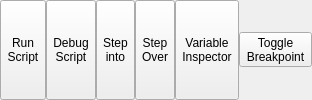
              <widget class="QWidget" name="widget_28" native="true">
               <property name="maximumSize">
                <size>
                 <width>2000</width>
                 <height>16777210</height>
                </size>
               </property>
               <layout class="QHBoxLayout" name="horizontalLayout_33">
                <property name="spacing">
                 <number>0</number>
                </property>
                <property name="leftMargin">
                 <number>0</number>
                </property>
                <property name="topMargin">
                 <number>0</number>
                </property>
                <property name="rightMargin">
                 <number>0</number>
                </property>
                <property name="bottomMargin">
                 <number>0</number>
                </property>
                <item>
                 <widget class="QToolButton" name="run_script_button">
                  <property name="sizePolicy">
                   <sizepolicy hsizetype="Preferred" vsizetype="Preferred">
                    <horstretch>0</horstretch>
                    <verstretch>0</verstretch>
                   </sizepolicy>
                  </property>
                  <property name="toolTip">
                   <string>&lt;html&gt;&lt;head/&gt;&lt;body&gt;&lt;p&gt;Undo Last Command&lt;/p&gt;&lt;/body&gt;&lt;/html&gt;</string>
                  </property>
                  <property name="text">
                   <string>Run
Script</string>
                  </property>
                  <property name="icon">
                   <iconset resource="resources.qrc">
                    <normaloff>:/icons/icons8-play-48.png</normaloff>:/icons/icons8-play-48.png</iconset>
                  </property>
                  <property name="iconSize">
                   <size>
                    <width>40</width>
                    <height>46</height>
                   </size>
                  </property>
                  <property name="toolButtonStyle">
                   <enum>Qt::ToolButtonStyle::ToolButtonTextUnderIcon</enum>
                  </property>
                 </widget>
                </item>
                <item>
                 <widget class="QToolButton" name="debug_script_button">
                  <property name="sizePolicy">
                   <sizepolicy hsizetype="Preferred" vsizetype="Preferred">
                    <horstretch>0</horstretch>
                    <verstretch>0</verstretch>
                   </sizepolicy>
                  </property>
                  <property name="toolTip">
                   <string>&lt;html&gt;&lt;head/&gt;&lt;body&gt;&lt;p&gt;Redo Last Command&lt;/p&gt;&lt;/body&gt;&lt;/html&gt;</string>
                  </property>
                  <property name="text">
                   <string>Debug
Script</string>
                  </property>
                  <property name="icon">
                   <iconset resource="resources.qrc">
                    <normaloff>:/icons/icons8-debug-48.png</normaloff>:/icons/icons8-debug-48.png</iconset>
                  </property>
                  <property name="iconSize">
                   <size>
                    <width>40</width>
                    <height>40</height>
                   </size>
                  </property>
                  <property name="toolButtonStyle">
                   <enum>Qt::ToolButtonStyle::ToolButtonTextUnderIcon</enum>
                  </property>
                 </widget>
                </item>
                <item>
                 <widget class="QToolButton" name="step_into_button">
                  <property name="sizePolicy">
                   <sizepolicy hsizetype="Preferred" vsizetype="Preferred">
                    <horstretch>0</horstretch>
                    <verstretch>0</verstretch>
                   </sizepolicy>
                  </property>
                  <property name="text">
                   <string>Step
into</string>
                  </property>
                  <property name="icon">
                   <iconset resource="resources.qrc">
                    <normaloff>:/icons/icons8-step-into-48.png</normaloff>:/icons/icons8-step-into-48.png</iconset>
                  </property>
                  <property name="iconSize">
                   <size>
                    <width>40</width>
                    <height>40</height>
                   </size>
                  </property>
                  <property name="toolButtonStyle">
                   <enum>Qt::ToolButtonStyle::ToolButtonTextUnderIcon</enum>
                  </property>
                 </widget>
                </item>
                <item>
                 <widget class="QToolButton" name="step_over_button">
                  <property name="sizePolicy">
                   <sizepolicy hsizetype="Preferred" vsizetype="Preferred">
                    <horstretch>0</horstretch>
                    <verstretch>0</verstretch>
                   </sizepolicy>
                  </property>
                  <property name="text">
                   <string>Step
Over</string>
                  </property>
                  <property name="icon">
                   <iconset resource="resources.qrc">
                    <normaloff>:/icons/icons8-step-over-48.png</normaloff>:/icons/icons8-step-over-48.png</iconset>
                  </property>
                  <property name="iconSize">
                   <size>
                    <width>40</width>
                    <height>40</height>
                   </size>
                  </property>
                  <property name="toolButtonStyle">
                   <enum>Qt::ToolButtonStyle::ToolButtonTextUnderIcon</enum>
                  </property>
                 </widget>
                </item>
                <item>
                 <widget class="QToolButton" name="variable_inspector_button">
                  <property name="sizePolicy">
                   <sizepolicy hsizetype="Preferred" vsizetype="Preferred">
                    <horstretch>0</horstretch>
                    <verstretch>0</verstretch>
                   </sizepolicy>
                  </property>
                  <property name="text">
                   <string>Variable
Inspector</string>
                  </property>
                  <property name="icon">
                   <iconset resource="resources.qrc">
                    <normaloff>:/icons/icons8-level-48.png</normaloff>:/icons/icons8-level-48.png</iconset>
                  </property>
                  <property name="iconSize">
                   <size>
                    <width>40</width>
                    <height>40</height>
                   </size>
                  </property>
                  <property name="toolButtonStyle">
                   <enum>Qt::ToolButtonStyle::ToolButtonTextUnderIcon</enum>
                  </property>
                 </widget>
                </item>
                <item>
                 <widget class="QToolButton" name="toggle_breakpoint_button">
                  <property name="text">
                   <string>Toggle
Breakpoint</string>
                  </property>
                  <property name="icon">
                   <iconset resource="resources.qrc">
                    <normaloff>:/icons/icons8-record-48.png</normaloff>:/icons/icons8-record-48.png</iconset>
                  </property>
                  <property name="iconSize">
                   <size>
                    <width>40</width>
                    <height>48</height>
                   </size>
                  </property>
                  <property name="toolButtonStyle">
                   <enum>Qt::ToolButtonStyle::ToolButtonTextUnderIcon</enum>
                  </property>
                 </widget>
                </item>
               </layout>
              </widget>
